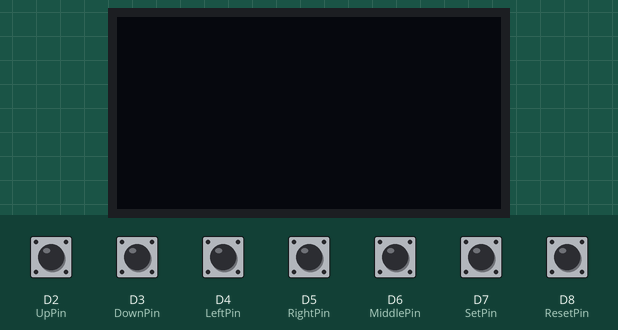
Simulated run of this sketch. Board: Seeed XIAO (SAMD21). On the bench: 128×64 one-colour display. The inputs (shaded band) are chosen by the test bench; at power-on: D2 (UpPin), D3 (DownPin), D4 (LeftPin), D5 (RightPin), D6 (MiddlePin), D7 (SetPin), D8 (ResetPin) HIGH. The display library's start-up logo is not drawn.

Above: at 3.5 s.
3.6 s: D2 (UpPin) pulled LOW for 0.15 s
At 3.71 s:
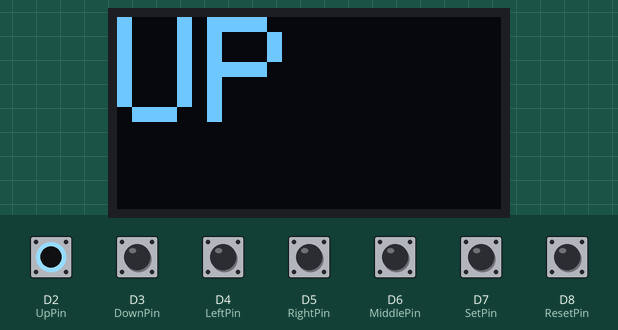
5.2 s: D3 (DownPin) pulled LOW for 0.15 s
At 5.3 s:
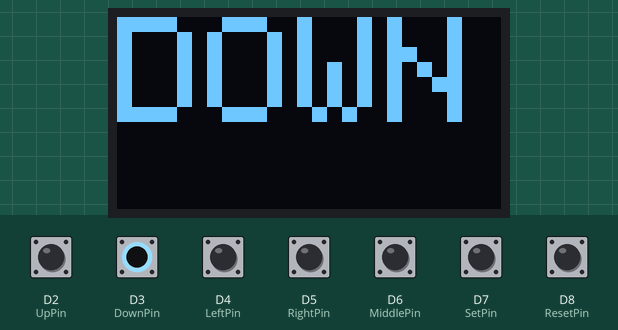
6.8 s: D4 (LeftPin) pulled LOW for 0.15 s
At 6.92 s:
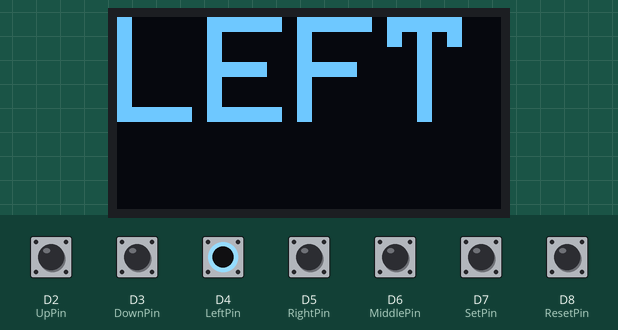
8.5 s: D5 (RightPin) pulled LOW for 0.15 s
At 8.61 s:
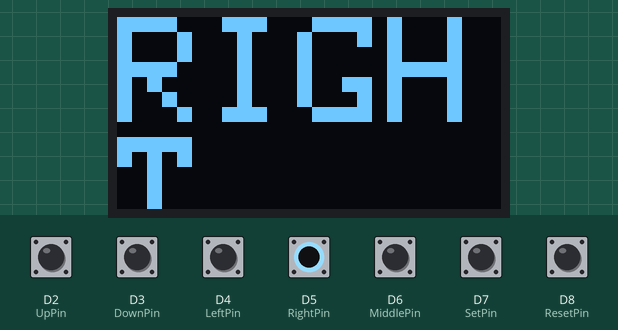
10.1 s: D6 (MiddlePin) pulled LOW for 0.15 s
At 10.2 s:
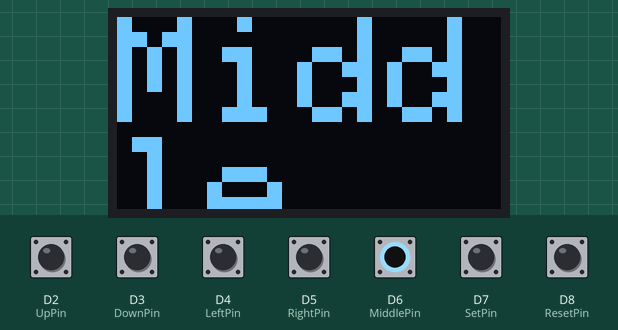
11.7 s: D7 (SetPin) pulled LOW for 0.15 s
At 11.81 s:
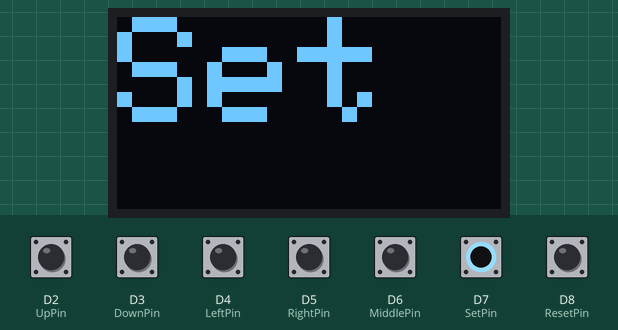
Timing chart, 0 to 14.3 s (numbered marks = the images above; inputs shaded):
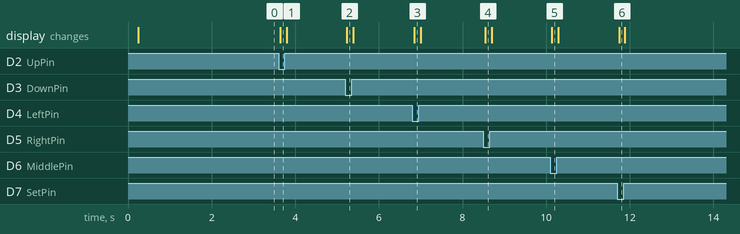

Measured:
- after the input at 3.6 s, the display: changes at once (image 1)
- after the input at 5.2 s, the display: changes at once (image 2)
- after the input at 6.8 s, the display: changes after 0.05 s (image 3)
- after the input at 8.5 s, the display: changes at once (image 4)
- after the input at 10.1 s, the display: changes at once (image 5)
- after the input at 11.7 s, the display: changes after 0.05 s (image 6)

The sketch:

curlWatch.ino
```cpp
#include <SPI.h>
#include <Wire.h>
#include <Adafruit_GFX.h>
#include <Adafruit_SH110X.h>


/* Uncomment the initialize the I2C address , uncomment only one, If you get a totally blank screen try the other*/
#define i2c_Address 0x3c //initialize with the I2C addr 0x3C Typically eBay OLED's
//#define i2c_Address 0x3d //initialize with the I2C addr 0x3D Typically Adafruit OLED's

#define SCREEN_WIDTH 128 // OLED display width, in pixels
#define SCREEN_HEIGHT 64 // OLED display height, in pixels
#define OLED_RESET -1   //   QT-PY / XIAO
Adafruit_SH1106G display = Adafruit_SH1106G(SCREEN_WIDTH, SCREEN_HEIGHT, &Wire, OLED_RESET);


#define NUMFLAKES 10
#define XPOS 0
#define YPOS 1
#define DELTAY 2


#define LOGO16_GLCD_HEIGHT 16
#define LOGO16_GLCD_WIDTH  16
static const unsigned char PROGMEM logo16_glcd_bmp[] =
{ B00000000, B11000000,
  B00000001, B11000000,
  B00000001, B11000000,
  B00000011, B11100000,
  B11110011, B11100000,
  B11111110, B11111000,
  B01111110, B11111111,
  B00110011, B10011111,
  B00011111, B11111100,
  B00001101, B01110000,
  B00011011, B10100000,
  B00111111, B11100000,
  B00111111, B11110000,
  B01111100, B11110000,
  B01110000, B01110000,
  B00000000, B00110000
};

#define UpPin D2
#define DownPin D3
#define LeftPin D4
#define RightPin D5
#define MiddlePin D6
#define SetPin D7
#define ResetPin D8

void setup()   {

  Serial.begin(9600);

  // Show image buffer on the display hardware.
  // Since the buffer is intialized with an Adafruit splashscreen
  // internally, this will display the splashscreen.

  delay(250); // wait for the OLED to power up
  display.begin(i2c_Address, true); // Address 0x3C default
 //display.setContrast (0); // dim display

  display.display();
  delay(2000);

  // Clear the buffer.
  display.clearDisplay();

  display.setTextSize(1);
  display.setTextColor(SH110X_WHITE);

  // // invert the display
  // display.invertDisplay(true);
  // delay(1000);
  // display.invertDisplay(false);
  // delay(1000);
  // display.clearDisplay();

  pinMode(UpPin, INPUT_PULLUP);
  pinMode(DownPin, INPUT_PULLUP);
  pinMode(LeftPin, INPUT_PULLUP);
  pinMode(RightPin, INPUT_PULLUP);
  pinMode(MiddlePin, INPUT_PULLUP);
  pinMode(SetPin, INPUT_PULLUP);
  pinMode(ResetPin, INPUT_PULLUP);

}

void loop() {
  display.clearDisplay();
  display.setCursor(0, 0);
  display.setTextSize(5);
  switch (buttonPressed()) {
    case 1:
      display.print("UP");
      display.display();
      break;
    case 2:
      display.print("DOWN");
      display.display();
      break;
    case 3:
      display.print("LEFT");
      display.display();
      break;
    case 4:
      display.print("RIGHT");
      display.display();
      break;
    case 5:
      display.print("Middle");
      display.display();
      break;
    case 6:
      display.print("Set");
      display.display();
      break;
    case 7:
      display.print("Reset");
      display.display();
      break;
    default:
      display.display();
      break;
  }

}

int buttonPressed() {
  if (digitalRead(UpPin) == 0){
    return 1;
  }
  else if (digitalRead(DownPin) == 0) {
    return 2;
  }
  else if (digitalRead(LeftPin) == 0) {
    return 3;
  }
  else if (digitalRead(RightPin) == 0) {
    return 4;
  }
  else if (digitalRead(MiddlePin) == 0) {
    return 5;
  }
  else if (digitalRead(SetPin) == 0) {
    return 6;
  }
  else if (digitalRead(ResetPin) == 0) {
    return 7;
  }
  else {
    return 0;
  }
}
```
